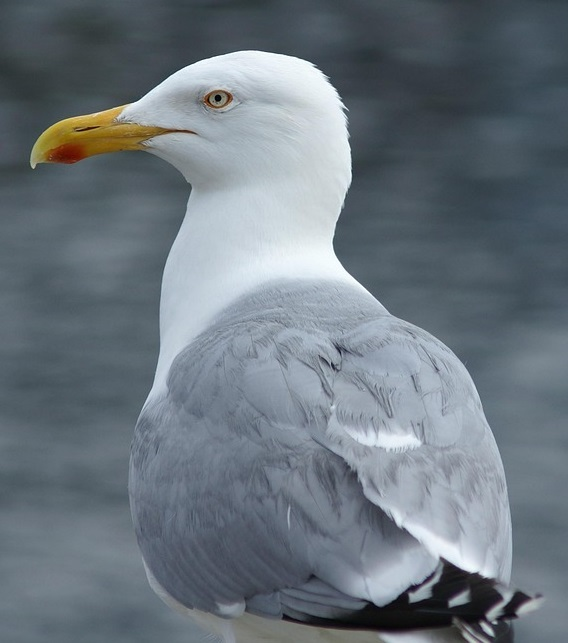
#> input picture resources/data/images/gull.jpg, 568 x 643 px
$ jupyter execute misc.ipynb
#> lines starting #> are read from the running program, lines starting #| are printed output that depends on the picture
[cell 1]
import numpy as np
import matplotlib.pyplot as plt
from scipy.special import erf
import cv2
from scipy.signal import convolve2d

[cell 2]
# Define activation functions
def relu(x):
    return np.maximum(0, x)

def leaky_relu(x, alpha=0.01):
    return np.where(x > 0, x, alpha * x)

def elu(x, alpha=1.0):
    return np.where(x >= 0, x, alpha * (np.exp(x) - 1))

def gelu(x):
    return 0.5 * x * (1 + erf(x / np.sqrt(2)))

def sigmoid(x):
    return 1 / (1 + np.exp(-x))

[cell 3]
# Input range
x = np.linspace(-5, 5, 1000)

# Compute activations
y_relu = relu(x)
y_leaky = leaky_relu(x)
y_elu = elu(x)
y_gelu = gelu(x)
y_sigmoid = sigmoid(x)

# Prepare 2x2 subplot grid
fig, axes = plt.subplots(1, 2, figsize=(9, 4))
axes = axes.flatten()

# List of activations to plot
activations = [
    ('ReLU', y_relu),
    ('Sigmoid', y_sigmoid)
]

axes[0].set_ylabel("Output")
for ax, (name, y) in zip(axes, activations):
    ax.plot(x, y, label=name, linewidth=2)
    ax.set_title(name)
    ax.set_xlabel("Input")

    ax.grid(True)
    ax.axhline(0, color='black', linewidth=0.5, linestyle='--')
    ax.axvline(0, color='black', linewidth=0.5, linestyle='--')
    # ax.legend(loc='lower right')

plt.tight_layout()
fig_name = "activations_relu_sigmoid"
plt.savefig(f"temp/{fig_name}.jpg", dpi=500, bbox_inches='tight', pad_inches=0)
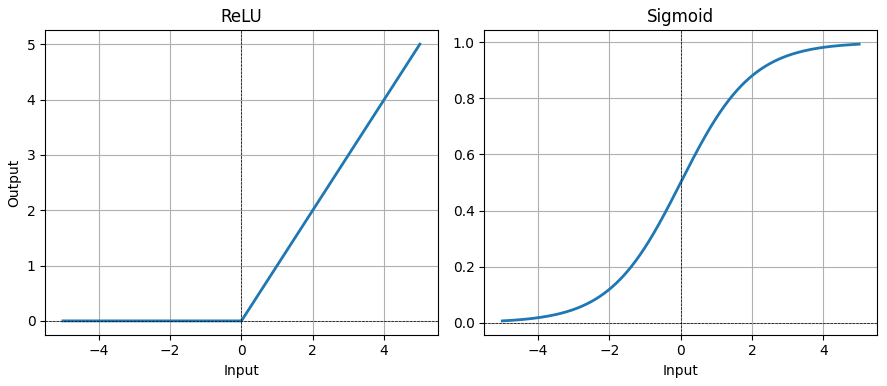
#> figure drawn by matplotlib, 2 panels; panel 1: curve peaks at x = 5, y = 5; panel 2: curve peaks at x = 5, y = 0.993
plt.savefig(f"temp/{fig_name}.svg", format="svg", bbox_inches="tight")
plt.show()

[cell 4]
# X-axis: Tree Depth
x = np.linspace(1, 10, 100)

# Example curves
training = np.exp(-0.3 * x) + 0.1
validation = np.exp(-0.3 * x) + 0.2 + 0.15 * (x - 5)**2 / 10


# Create the plot
plt.figure(figsize=(9, 4))

# Plot lines
plt.plot(x, training, color='blue', linewidth=2, label='Training')
plt.plot(x, validation, color='red', linewidth=2, label='Validation')

# Axes labels
plt.xlabel("Training Epoch", fontsize=12)
plt.ylabel("Loss", fontsize=12)

# Clean up plot (no grid, no legend)
plt.xticks([])
plt.yticks([])
plt.legend()

# Region labels
plt.text(3, 1.0, "Underfitting", fontsize=12, ha='center')
plt.text(6.0, 0.5, "Good fit", fontsize=12, ha='center')
plt.text(8.9, 0.7, "Overfitting", fontsize=12, ha='center')
fig_name = "nicefit_schema"
plt.savefig(f"temp/{fig_name}.jpg", dpi=500, bbox_inches='tight', pad_inches=0)
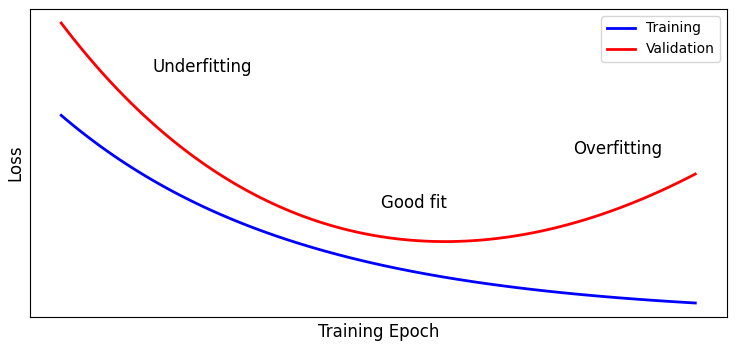
#> figure drawn by matplotlib, 1 panel
plt.savefig(f"temp/{fig_name}.svg", format="svg", bbox_inches="tight")
plt.show()

[cell 5]
# Load grayscale image
img = cv2.imread('data/images/gull.jpg', cv2.IMREAD_GRAYSCALE)
#> img: shape (643, 568); min 0, max 255, mean 115.7

# Normalize image for visualization
img = img[::2,::2].astype(np.float32) / 255.0
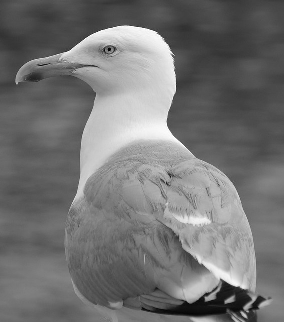
#> img: shape (322, 284) float32; min 0.00784, max 1, mean 0.453

# Define first 3x3 kernel (e.g., Sobel X)
kernel1 = np.array([[ -1, 0, 1],
                    [ -2, 0, 2],
                    [ -1, 0, 1]])

# Apply first convolution
feature_map1 = convolve2d(img, kernel1, mode='same', boundary='symm')
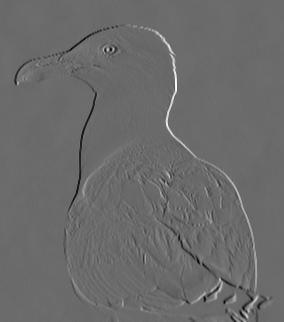
#> feature_map1: shape (322, 284) float64; min -2.1, max 2.89, mean -0.000331; drawn with min black and max white

# Visualization
fig, axes = plt.subplots(1, 3, figsize=(9, 3.2))

# Show original image
axes[0].imshow(img, cmap='gray')
axes[0].set_title("Original Image")
axes[0].axis('off')

# Show first kernel as image
axes[1].imshow(kernel1, cmap='gray')
axes[1].set_title("Kernel")
axes[1].axis('off')

axes[1].imshow(kernel1, cmap='gray')
axes[1].set_title("Kernel")
axes[1].axis('off')

for i in range(kernel1.shape[0]):
    for j in range(kernel1.shape[1]):
        axes[1].text(
            j, i,
            f"{kernel1[i, j]:.0f}",
            ha="center",
            va="center",
            color="white" if kernel1[i, j] < 0 else "black",
            fontsize=20,
            fontweight="bold"
        )


# Show feature map after first filter
axes[2].imshow(feature_map1, cmap='gray')
axes[2].set_title("Feature Map")
axes[2].axis('off')

plt.tight_layout()
fig_name = "convolution_example"
plt.savefig(f"temp/{fig_name}.jpg", dpi=500, bbox_inches='tight', pad_inches=0)
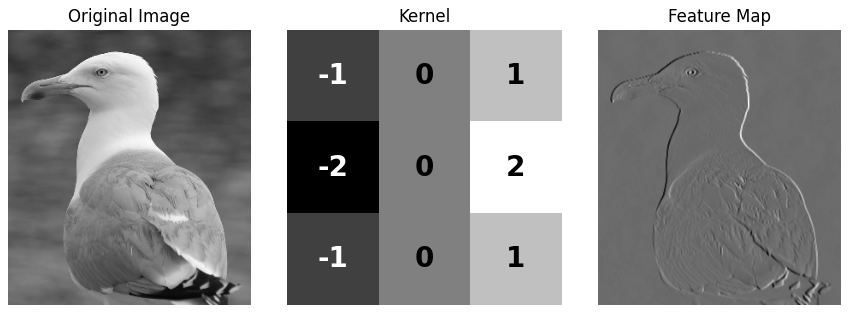
#> figure drawn by matplotlib, 3 panels
plt.savefig(f"temp/{fig_name}.svg", format="svg", bbox_inches="tight")
plt.show()

$ run again, with resources/data/images/image1.jpg copied over resources/data/images/gull.jpg
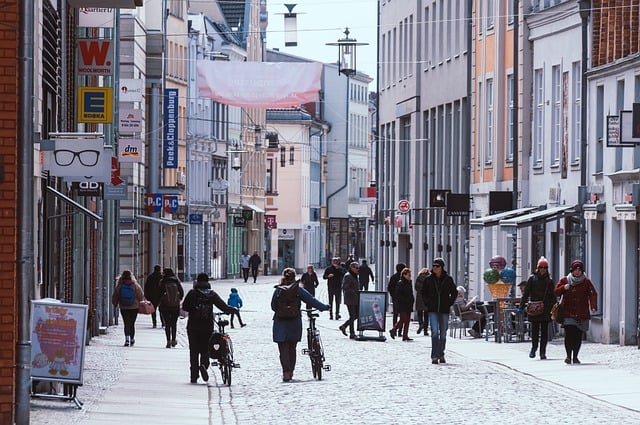
#> input picture resources/data/images/image1.jpg, 640 x 425 px
#> `feature_map1 = convolve2d(img, kernel1, mode='same', boundary='symm')`:
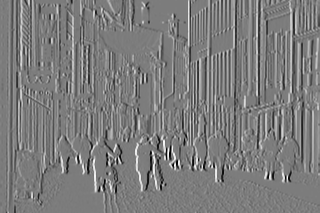
#> feature_map1: shape (213, 320) float64; min -3.54, max 3.69, mean -0.005; drawn with min black and max white
#> `plt.savefig(f"temp/{fig_name}.jpg", dpi=500, bbox_inches='tight', pad_..`:
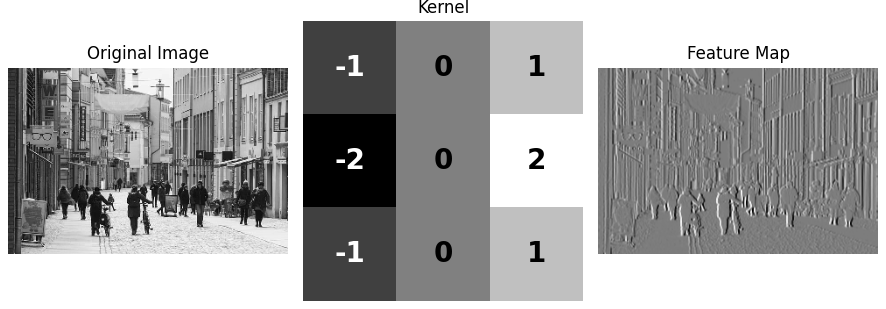
#> figure drawn by matplotlib, 3 panels

$ run again, with resources/data/images/image2.jpg copied over resources/data/images/gull.jpg
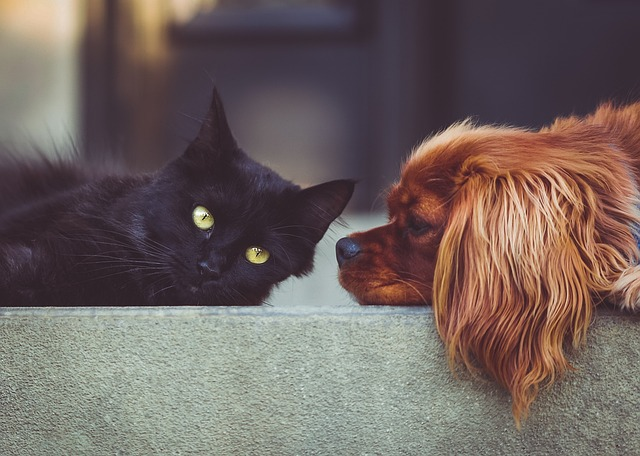
#> input picture resources/data/images/image2.jpg, 640 x 456 px
#> `feature_map1 = convolve2d(img, kernel1, mode='same', boundary='symm')`:
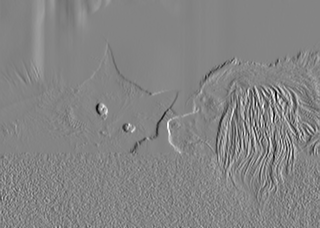
#> feature_map1: shape (228, 320) float64; min -2.55, max 2.36, mean 0.000575; drawn with min black and max white
#> `plt.savefig(f"temp/{fig_name}.jpg", dpi=500, bbox_inches='tight', pad_..`:
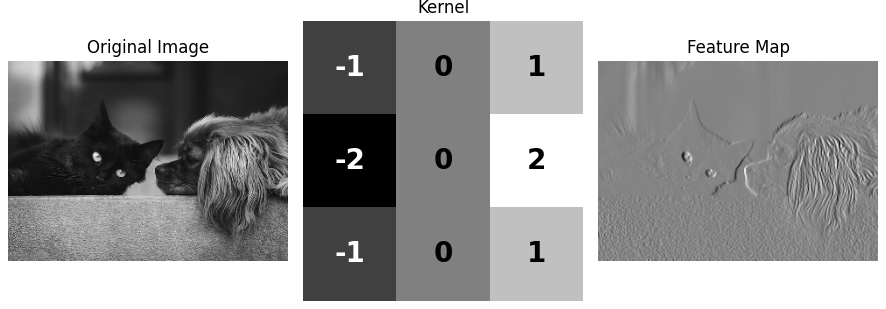
#> figure drawn by matplotlib, 3 panels

$ run again, with resources/data/images/lhota.jpg copied over resources/data/images/gull.jpg
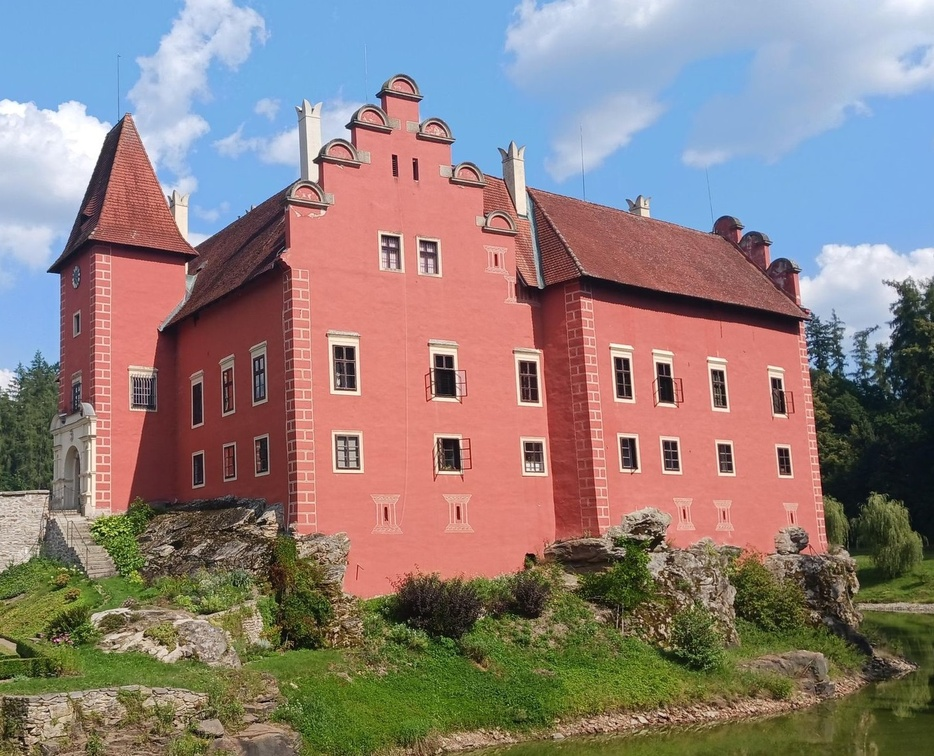
#> input picture resources/data/images/lhota.jpg, 934 x 756 px, shrunk from 1471 x 1191 before the run
#> `feature_map1 = convolve2d(img, kernel1, mode='same', boundary='symm')`:
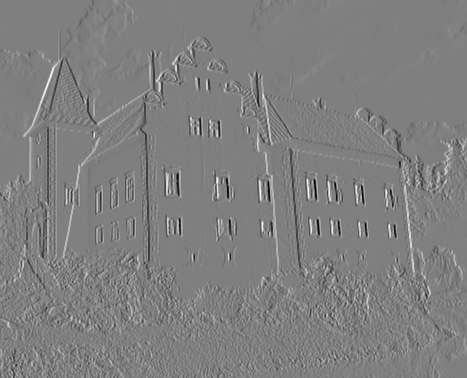
#> feature_map1: shape (378, 467) float64; min -3.35, max 3.35, mean 0.00364; drawn with min black and max white
#> `plt.savefig(f"temp/{fig_name}.jpg", dpi=500, bbox_inches='tight', pad_..`:
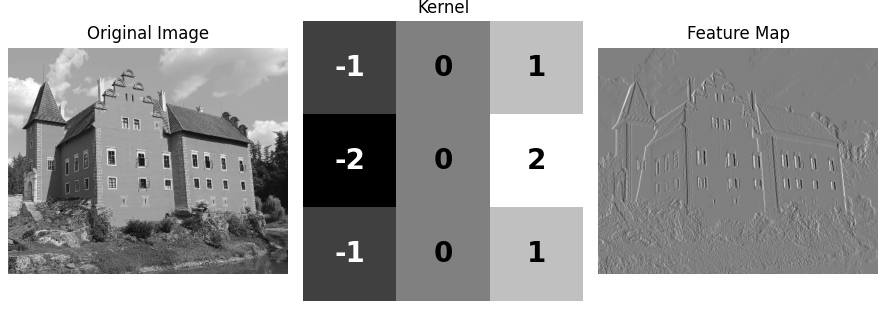
#> figure drawn by matplotlib, 3 panels
